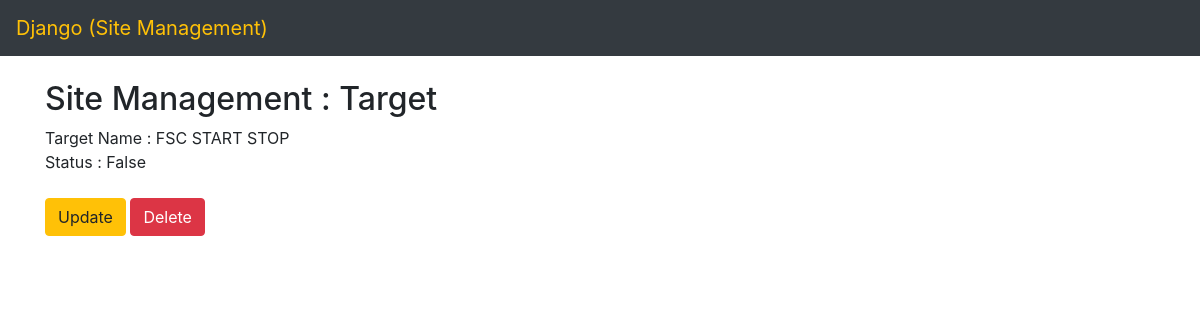
/site_management/target/fsc-start-stop/, run on an earlier commit of the app's database.
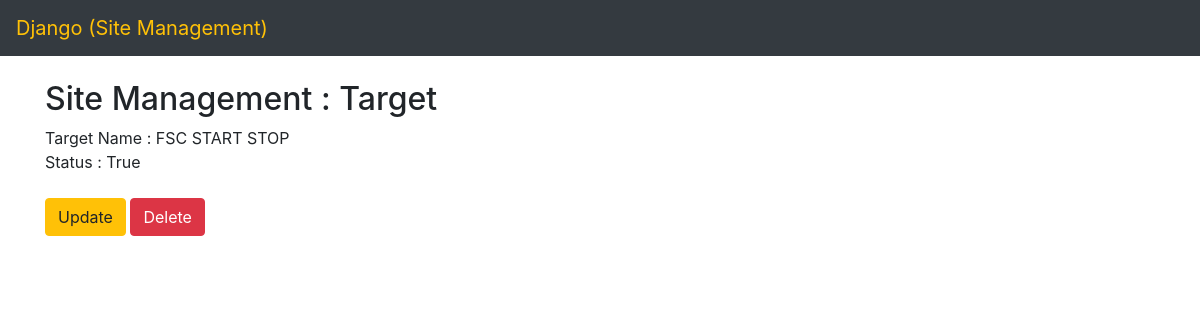
And on a later commit of the database.
### site_management/models.py (models this page shows, shortened)
class TargetModel(models.Model):
    target = models.CharField(max_length=120)
    slug = models.SlugField()
    status = models.BooleanField(default=True)

### site_management/views.py (the view)
# urls.py: path('target/<str:slug>/', target_specific, name='site_management__target__specific'),
def target_specific(request, slug):
    template_name = 'site_management/target/specific.html'
    context = {}
    target_obj = TargetModel.objects.filter(slug=slug).first()
    context['target_obj'] = target_obj
    return render(request, template_name, context)

### site_management/templates/site_management/target/specific.html
{% extends "site_management/base.html" %}
{% block content %}
<div class="container">
    <h2>Site Management : Target</h2>
</div>
<div class="container">
    Target Name : {{ target_obj.target|upper }}</br>
    Status : {{ target_obj.status }}</br></br>
    <a href="../update/{{target_obj.slug}}/" type="button" class="btn btn-warning">Update</a>
    <a href="../delete/{{target_obj.slug}}/" type="button" class="btn btn-danger">Delete</a>
</div>
{% endblock %}

What changed in the data, as far as the page shows it:
changed TargetModel "FSC START STOP": status "False" → "True"
